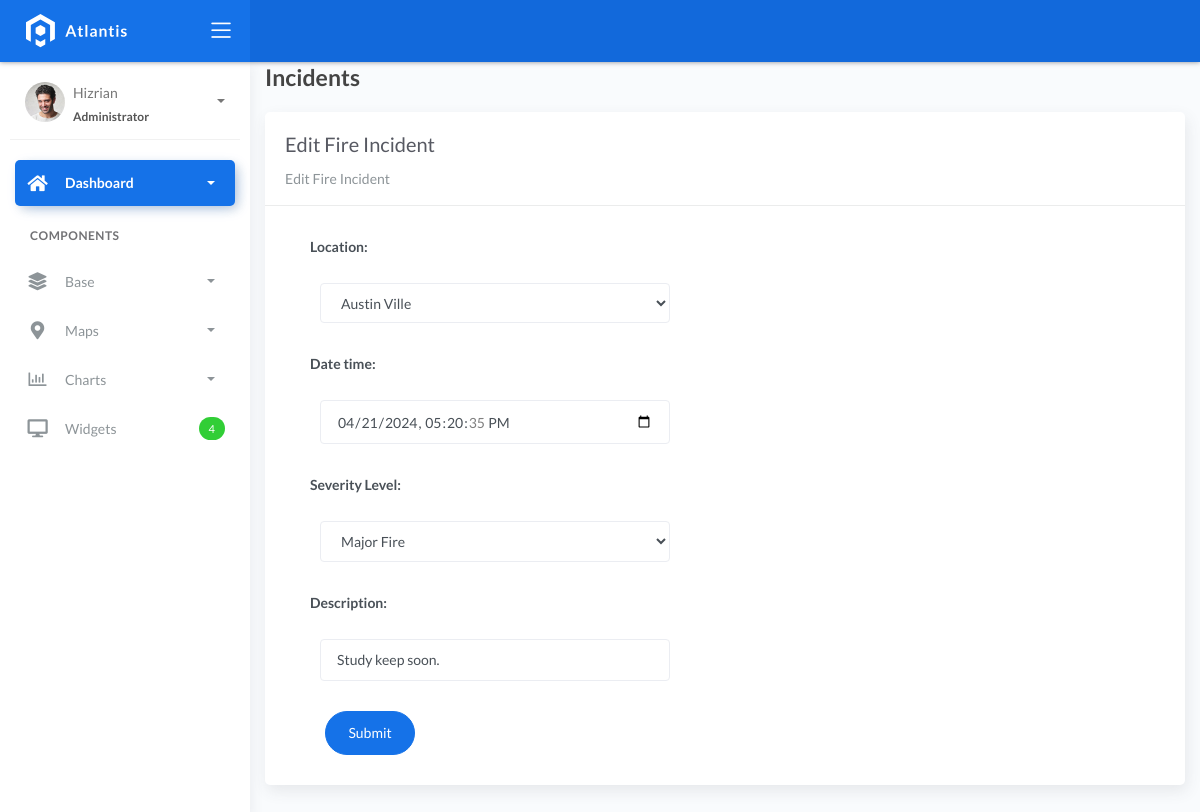
/incidentlist/69, run on an earlier commit of the app's database.
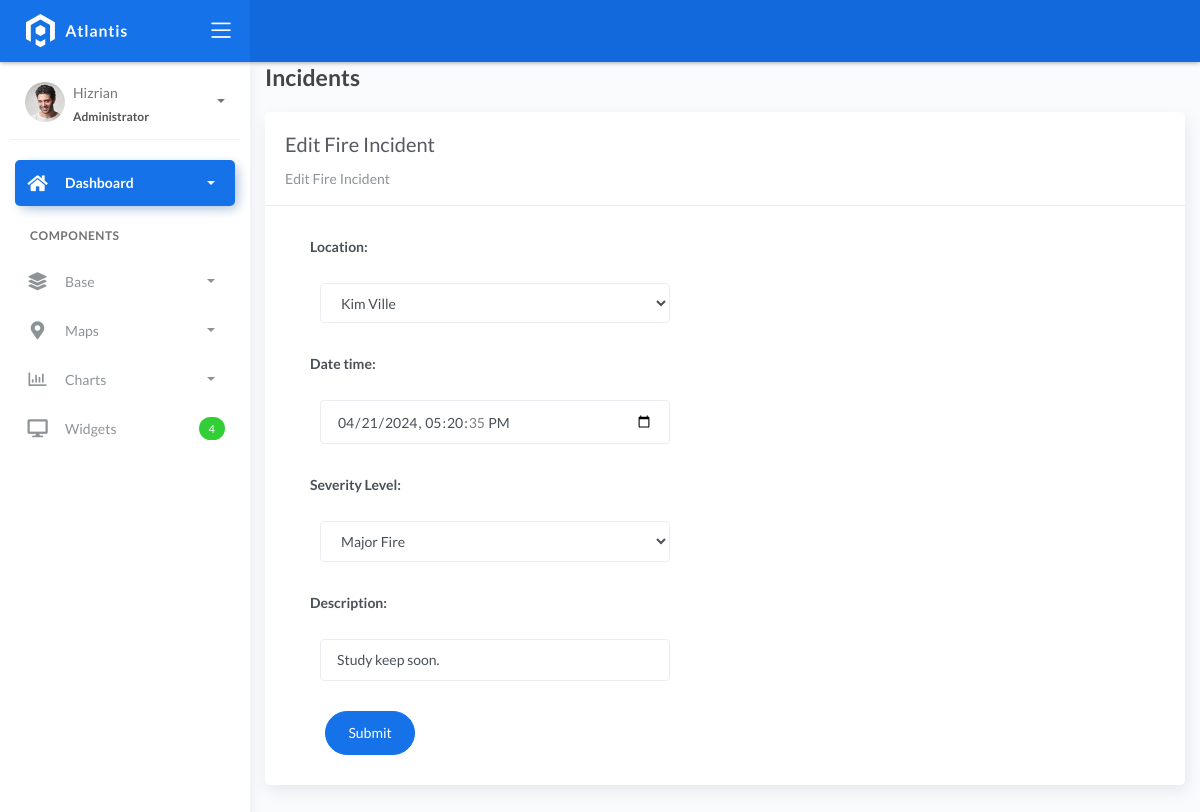
And on a later commit of the database.
### fire/models.py (models this page shows, shortened)
class BaseModel(models.Model):
    created_at = models.DateTimeField(auto_now_add=True, db_index=True)
    updated_at = models.DateTimeField(auto_now=True)
    class Meta:
        abstract = True

class Incident(BaseModel):
    SEVERITY_CHOICES = (
        ('Minor Fire', 'Minor Fire'),
        ('Moderate Fire', 'Moderate Fire'),
        ('Major Fire', 'Major Fire'),
    )
    location = models.ForeignKey(Locations, on_delete=models.CASCADE)
    date_time = models.DateTimeField(blank=True, null=True)
    severity_level = models.CharField(max_length=45, choices=SEVERITY_CHOICES)
    description = models.CharField(max_length=250)

### fire/views.py (the view)
# urls.py: path('incidentlist/<pk>', IncidentUpdateView.as_view(), name='incident-update'),
class IncidentUpdateView(UpdateView):
    model = Incident
    form_class = IncidentForm
    template_name = "incident_edit.html"
    success_url = reverse_lazy('incident-list')

### fire/forms.py
class IncidentForm(ModelForm):
    date_time = forms.DateTimeField(
        widget=DateTimeInput(attrs={
            'type': 'datetime-local',
            'class': 'form-control',  # You can add any class you need for styling
            'placeholder': 'Select Date and Time',
        })
    )
    class Meta:
        model = Incident
        fields = "__all__"
        labels = {
            'location': 'Location',
            'date_time': 'Date Time',
            'severity_level': 'Severity Level',
            'description': 'Description',
        }

### fire/models.py (called while the page is built)
    def __str__(self):
        return self.name

### templates/incident_edit.html (shortened to what this page needs)
{% extends 'base.html' %} {% load static %} {% block content %}
<div class="content">
    <div class="container-fluid">
        <h4 class="page-title">Incidents</h4>
        <div class="row">
            <div class="col-md-12">
                <div class="card">
                    <div class="card-header">
                        <div class="card-title">Edit Fire Incident</div>
                        <div class="card-category">Edit Fire Incident</div>
                    </div>
                    <div class="col-md-6">
                    <div class="card-body">
                        <form action="" method="post" novalidate>
                            {% csrf_token %} {% include 'includes/form.html' %}
                                <div class="form-group">
                                    <div class="col-md-12 col-sm-3">
                                        <button type="submit" class="btn btn-primary btn-rounded">Submit</button>
                                    </div>
                                </div>
                            </div>
                    </div>
                    </div>
                </div>
            </div>
        </div>
    </div>
</div>
{% endblock %}

### templates/includes/form.html (shortened to what this page needs)
{% load widget_tweaks %}
{% for field in form %}
<div class="field item form-group">
    <label>{{ field.label_tag }}</label>
    <div class="form-group">
        {% render_field field class="form-control" %}
    </div>
</div>
{% endfor %}

What changed in the data, as far as the page shows it:
changed Incident "Major Fire": location "Austin Ville" → "Kim Ville"
